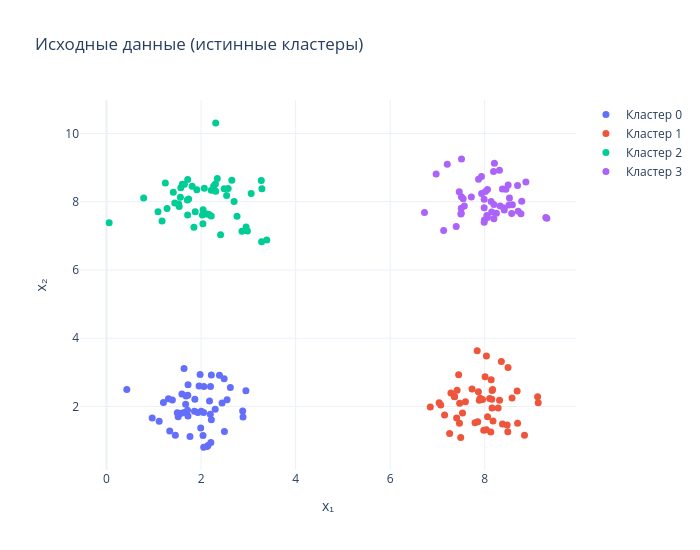

The cell this chart's notebook holds for it:
### Code cell
fig = go.Figure()
colors = ["#636EFA", "#EF553B", "#00CC96", "#AB63FA"]
for i in np.unique(y_true):
    mask = y_true == i
    fig.add_trace(go.Scatter(
        x=X[mask, 0], y=X[mask, 1],
        mode="markers",
        marker=dict(size=7, color=colors[i]),
        name=f"Кластер {i}",
    ))
fig.update_layout(
    title="Исходные данные (истинные кластеры)",
    xaxis_title="x₁", yaxis_title="x₂",
    width=700, height=550,
    template="plotly_white",
)
fig.write_html(OUTPUTS / "01_true_clusters.html")
fig.show()
